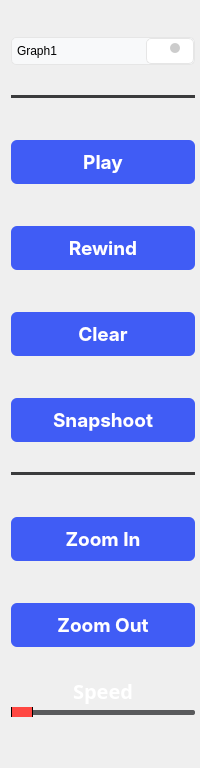
     <widget class="QWidget" name="leftwidget" native="true">
      <layout class="QVBoxLayout" name="verticalLayout_4">
       <property name="spacing">
        <number>30</number>
       </property>
       <property name="topMargin">
        <number>37</number>
       </property>
       <property name="rightMargin">
        <number>5</number>
       </property>
       <item>
        <layout class="QHBoxLayout" name="horizontalLayout">
         <property name="spacing">
          <number>3</number>
         </property>
         <item>
          <widget class="QComboBox" name="graphSelection">
           <property name="styleSheet">
            <string notr="true">
.QComboBox {
  /* Set the width of the combo box */
  width: 35px;

  /* Set the background color of the combo box */
  background-color: #f8f9fa;

  /* Set the border of the combo box */
  border: 1px solid #e6e6e6;

  /* Set the border radius of the combo box */
  border-radius: 5px;

  /* Set the padding of the combo box */
  padding: 5px;

  /* Set the cursor style of the combo box */
  cursor: pointer;
}

.QComboBox::down-arrow {
  /* Set the width and height of the down arrow */
  width: 10px;
  height: 10px;

  /* Set the background color of the down arrow */
  background-color: #ccc;

  /* Set the border radius of the down arrow */
  border-radius: 5px;

  /* Set the position of the down arrow */
  position: absolute;
  right: -10px;
  bottom: 5px;

  /* Set the cursor style of the down arrow */
  cursor: pointer;
}

.QComboBox::down-arrow:hover {
  /* Set the background color of the down arrow when hovering */
  background-color: #aaa;
}

.QComboBox::drop-down {
  /* Set the width of the drop-down */
  width: 40px;

  /* Set the background color of the drop-down */
  background-color: white;

  /* Set the border of the drop-down */
  border: 1px solid #e6e6e6;

  /* Set the border radius of the drop-down */
  border-radius: 5px;

  /* Set the padding of the drop-down */
  padding: 3px 3px;

  /* Set the cursor style of the drop-down */
  cursor: pointer;
}

.QComboBox::item {
  /* Set the height of the combo box items */
  height: 20px;

  /* Set the padding of the combo box items */
  padding: 5px;

  /* Set the cursor style of the combo box items */
  cursor: pointer;
}

.QComboBox::item:selected {
  /* Set the background color of the selected combo box item */
  background-color: #e6e6e6;
}

.QComboBox {
  box-shadow: 0 1px 3px rgba(0, 0, 0, 0.12), 0 1px 2px rgba(0, 0, 0, 0.24);
}

</string>
           </property>
           <item>
            <property name="text">
             <string>Graph1</string>
            </property>
           </item>
           <item>
            <property name="text">
             <string>Graph2</string>
            </property>
           </item>
           <item>
            <property name="text">
             <string>Linked</string>
            </property>
           </item>
          </widget>
         </item>
        </layout>
       </item>
       <item>
        <widget class="Line" name="line_5">
         <property name="styleSheet">
          <string notr="true">/* Line style */

  /* Set the width of the line */
  width: 20px;

  /* Set the height of the line */
  height: 5px;

  /* Set the background color of the line */
  background-color: #3a3b3c;

  /* Set the border of the line */
  border: 10px;

  /* Set the border radius of the line */
  border-radius:5px;



</string>
         </property>
         <property name="orientation">
          <enum>Qt::Horizontal</enum>
         </property>
        </widget>
       </item>
       <item>
        <widget class="QPushButton" name="playButton">
         <property name="font">
          <font>
           <family>-apple-system</family>
           <pointsize>14</pointsize>
           <bold>true</bold>
          </font>
         </property>
         <property name="styleSheet">
          <string notr="true">QPushButton{
  appearance: button;
  backface-visibility: hidden;
  background-color: #405cf5;
  border-radius: 6px;
  border-width: 0;
  box-shadow: rgba(50, 50, 93, .1) 0 0 0 1px inset,rgba(50, 50, 93, .1) 0 2px 5px 0,rgba(0, 0, 0, .07) 0 1px 1px 0;
  box-sizing: border-box;
  color: #fff;
  cursor: pointer;
  font-family: -apple-system,system-ui,&quot;Segoe UI&quot;,Roboto,&quot;Helvetica Neue&quot;,Ubuntu,sans-serif;
  font-size: 100%;
  height: 44px;
  line-height: 1.15;
  margin: 12px 0 0;
  outline: none;
  overflow: hidden;
  padding: 0 10px;
  position: relative;
  text-align: center;
  text-transform: none;
  transform: translateZ(0);
  transition: all .2s,box-shadow .08s ease-in;
  user-select: none;
  -webkit-user-select: none;
  touch-action: manipulation;
  width: 100%;
}
QPushButton:hover{
background-color: #283999;
}
QPushButton:pressed{
background-color: #1c2973;
}</string>
         </property>
         <property name="text">
          <string>Play</string>
         </property>
         <property name="icon">
          <iconset>
           <normaloff>Icons/play-svgrepo-com.svg</normaloff>Icons/play-svgrepo-com.svg</iconset>
         </property>
         <property name="iconSize">
          <size>
           <width>22</width>
           <height>22</height>
          </size>
         </property>
        </widget>
       </item>
       <item>
        <widget class="QPushButton" name="rewindButton">
         <property name="font">
          <font>
           <family>-apple-system</family>
           <pointsize>14</pointsize>
           <bold>true</bold>
          </font>
         </property>
         <property name="styleSheet">
          <string notr="true">QPushButton{
  appearance: button;
  backface-visibility: hidden;
  background-color: #405cf5;
  border-radius: 6px;
  border-width: 0;
  box-shadow: rgba(50, 50, 93, .1) 0 0 0 1px inset,rgba(50, 50, 93, .1) 0 2px 5px 0,rgba(0, 0, 0, .07) 0 1px 1px 0;
  box-sizing: border-box;
  color: #fff;
  cursor: pointer;
  font-family: -apple-system,system-ui,&quot;Segoe UI&quot;,Roboto,&quot;Helvetica Neue&quot;,Ubuntu,sans-serif;
  font-size: 100%;
  height: 44px;
  line-height: 1.15;
  margin: 12px 0 0;
  outline: none;
  overflow: hidden;
  padding: 0 25px;
  position: relative;
  text-align: center;
  text-transform: none;
  transform: translateZ(0);
  transition: all .2s,box-shadow .08s ease-in;
  user-select: none;
  -webkit-user-select: none;
  touch-action: manipulation;
  width: 100%;
}
QPushButton:hover{
background-color: #283999;
}
QPushButton:pressed{
background-color: #1c2973;
}</string>
         </property>
         <property name="text">
          <string>Rewind</string>
         </property>
         <property name="icon">
          <iconset>
           <normaloff>Icons/rewind-forward-svgrepo-com.svg</normaloff>Icons/rewind-forward-svgrepo-com.svg</iconset>
         </property>
         <property name="iconSize">
          <size>
           <width>25</width>
           <height>25</height>
          </size>
         </property>
        </widget>
       </item>
       <item>
        <widget class="QPushButton" name="clearButton">
         <property name="font">
          <font>
           <family>-apple-system</family>
           <pointsize>14</pointsize>
           <bold>true</bold>
          </font>
         </property>
         <property name="styleSheet">
          <string notr="true">QPushButton{
  appearance: button;
  backface-visibility: hidden;
  background-color: #405cf5;
  border-radius: 6px;
  border-width: 0;
  box-shadow: rgba(50, 50, 93, .1) 0 0 0 1px inset,rgba(50, 50, 93, .1) 0 2px 5px 0,rgba(0, 0, 0, .07) 0 1px 1px 0;
  box-sizing: border-box;
  color: #fff;
  cursor: pointer;
  font-family: -apple-system,system-ui,&quot;Segoe UI&quot;,Roboto,&quot;Helvetica Neue&quot;,Ubuntu,sans-serif;
  font-size: 100%;
  height: 44px;
  line-height: 1.15;
  margin: 12px 0 0;
  outline: none;
  overflow: hidden;
  padding: 0 25px;
  position: relative;
  text-align: center;
  text-transform: none;
  transform: translateZ(0);
  transition: all .2s,box-shadow .08s ease-in;
  user-select: none;
  -webkit-user-select: none;
  touch-action: manipulation;
  width: 100%;
}
QPushButton:hover{
background-color: #283999;
}
QPushButton:pressed{
background-color: #1c2973;
}</string>
         </property>
         <property name="text">
          <string>Clear</string>
         </property>
         <property name="icon">
          <iconset>
           <normaloff>Icons/clear-svgrepo-com.svg</normaloff>Icons/clear-svgrepo-com.svg</iconset>
         </property>
         <property name="iconSize">
          <size>
           <width>25</width>
           <height>25</height>
          </size>
         </property>
        </widget>
       </item>
       <item>
        <widget class="QPushButton" name="snapShoot_Button">
         <property name="font">
          <font>
           <family>-apple-system</family>
           <pointsize>14</pointsize>
           <bold>true</bold>
          </font>
         </property>
         <property name="styleSheet">
          <string notr="true">QPushButton{
  appearance: button;
  backface-visibility: hidden;
  background-color: #405cf5;
  border-radius: 6px;
  border-width: 0;
  box-shadow: rgba(50, 50, 93, .1) 0 0 0 1px inset,rgba(50, 50, 93, .1) 0 2px 5px 0,rgba(0, 0, 0, .07) 0 1px 1px 0;
  box-sizing: border-box;
  color: #fff;
  cursor: pointer;
  font-family: -apple-system,system-ui,&quot;Segoe UI&quot;,Roboto,&quot;Helvetica Neue&quot;,Ubuntu,sans-serif;
  font-size: 100%;
  height: 44px;
  line-height: 1.15;
  margin: 12px 0 0;
  outline: none;
  overflow: hidden;
  padding: 0 25px;
  position: relative;
  text-align: center;
  text-transform: none;
  transform: translateZ(0);
  transition: all .2s,box-shadow .08s ease-in;
  user-select: none;
  -webkit-user-select: none;
  touch-action: manipulation;
  width: 100%;
}
QPushButton:hover{
background-color: #283999;
}
QPushButton:pressed{
background-color: #1c2973;
}</string>
         </property>
         <property name="text">
          <string>Snapshoot</string>
         </property>
         <property name="iconSize">
          <size>
           <width>25</width>
           <height>25</height>
          </size>
         </property>
        </widget>
       </item>
       <item>
        <widget class="Line" name="line_6">
         <property name="styleSheet">
          <string notr="true">/* Line style */

  /* Set the width of the line */
  width: 20px;

  /* Set the height of the line */
  height: 5px;

  /* Set the background color of the line */
  background-color: #3a3b3c;

  /* Set the border of the line */
  border: 10px;

  /* Set the border radius of the line */
  border-radius:5px;



</string>
         </property>
         <property name="orientation">
          <enum>Qt::Horizontal</enum>
         </property>
        </widget>
       </item>
       <item>
        <layout class="QVBoxLayout" name="verticalLayout_2">
         <property name="spacing">
          <number>2</number>
         </property>
         <item>
          <widget class="QPushButton" name="zoomIn">
           <property name="font">
            <font>
             <family>-apple-system</family>
             <pointsize>14</pointsize>
             <bold>true</bold>
            </font>
           </property>
           <property name="styleSheet">
            <string notr="true">QPushButton{
  appearance: button;
  backface-visibility: hidden;
  background-color: #405cf5;
  border-radius: 6px;
  border-width: 0;
  box-shadow: rgba(50, 50, 93, .1) 0 0 0 1px inset,rgba(50, 50, 93, .1) 0 2px 5px 0,rgba(0, 0, 0, .07) 0 1px 1px 0;
  box-sizing: border-box;
  color: #fff;
  cursor: pointer;
  font-family: -apple-system,system-ui,&quot;Segoe UI&quot;,Roboto,&quot;Helvetica Neue&quot;,Ubuntu,sans-serif;
  font-size: 100%;
  height: 44px;
  line-height: 1.15;
  margin: 12px 0 0;
  outline: none;
  overflow: hidden;
  padding: 0 25px;
  position: relative;
  text-align: center;
  text-transform: none;
  transform: translateZ(0);
  transition: all .2s,box-shadow .08s ease-in;
  user-select: none;
  -webkit-user-select: none;
  touch-action: manipulation;
  width: 100%;
}
QPushButton:hover{
background-color: #283999;
}
QPushButton:pressed{
background-color: #1c2973;
}</string>
           </property>
           <property name="text">
            <string>Zoom In</string>
           </property>
           <property name="iconSize">
            <size>
             <width>25</width>
             <height>25</height>
            </size>
           </property>
          </widget>
         </item>
        </layout>
       </item>
       <item>
        <layout class="QVBoxLayout" name="verticalLayout_17">
         <property name="spacing">
          <number>2</number>
         </property>
         <item>
          <widget class="QPushButton" name="zoomOut">
           <property name="font">
            <font>
             <family>-apple-system</family>
             <pointsize>14</pointsize>
             <bold>true</bold>
            </font>
           </property>
           <property name="styleSheet">
            <string notr="true">QPushButton{
  appearance: button;
  backface-visibility: hidden;
  background-color: #405cf5;
  border-radius: 6px;
  border-width: 0;
  box-shadow: rgba(50, 50, 93, .1) 0 0 0 1px inset,rgba(50, 50, 93, .1) 0 2px 5px 0,rgba(0, 0, 0, .07) 0 1px 1px 0;
  box-sizing: border-box;
  color: #fff;
  cursor: pointer;
  font-family: -apple-system,system-ui,&quot;Segoe UI&quot;,Roboto,&quot;Helvetica Neue&quot;,Ubuntu,sans-serif;
  font-size: 100%;
  height: 44px;
  line-height: 1.15;
  margin: 12px 0 0;
  outline: none;
  overflow: hidden;
  padding: 0 15px;
  position: relative;
  text-align: center;
  text-transform: none;
  transform: translateZ(0);
  transition: all .2s,box-shadow .08s ease-in;
  user-select: none;
  -webkit-user-select: none;
  touch-action: manipulation;
  width: 100%;
}
QPushButton:hover{
background-color: #283999;
}
QPushButton:pressed{
background-color: #1c2973;
}</string>
           </property>
           <property name="text">
            <string>Zoom Out</string>
           </property>
           <property name="iconSize">
            <size>
             <width>25</width>
             <height>25</height>
            </size>
           </property>
          </widget>
         </item>
        </layout>
       </item>
       <item>
        <layout class="QVBoxLayout" name="verticalLayout_3">
         <property name="spacing">
          <number>2</number>
         </property>
         <item>
          <widget class="QLabel" name="speedLabel">
           <property name="font">
            <font>
             <family>Gabarito</family>
             <pointsize>-1</pointsize>
             <bold>true</bold>
            </font>
           </property>
           <property name="styleSheet">
            <string notr="true">font-family: 'Gabarito', cursive;
font-size: 20px;
color: #fff;</string>
           </property>
           <property name="text">
            <string>Speed</string>
           </property>
           <property name="alignment">
            <set>Qt::AlignCenter</set>
           </property>
          </widget>
         </item>
         <item>
          <widget class="QSlider" name="speedSlider">
           <property name="styleSheet">
            <string notr="true">/* Style for the QSlider */

/* Background of the slider track */
QSlider {
    background-color: transparent;
    height: 10px; /* Set the height of the track */

}

/* Style for the groove (track) */
QSlider::groove {
    background: #595a5c; /* Color of the track */
    border: 0px solid #999; /* Border of the track */
    height: 5px; /* Set the height of the track */
    border-radius: 2px; /* Round the corners of the track */
}

/* Style for the slider handle (thumb) */
QSlider::handle {
    background: #FF4742; /* Color of the handle */
    border: 1px solid ; /* Border of the handle */
    width: 20px; /* Width of the handle */
    height: 30px; /* Height of the handle */
    margin: -5px 0; /* Negative margin to center the handle vertically */
    border-radius: 2px; /* Round the corners of the handle */
}

/* Style for the slider handle when pressed */
QSlider::handle:pressed {
    background: #FF4742; /* Color of the handle when pressed */
    border: 1px solid #3498db; /* Border of the handle when pressed */
}
</string>
           </property>
           <property name="orientation">
            <enum>Qt::Horizontal</enum>
           </property>
          </widget>
         </item>
         <item>
          <spacer name="verticalSpacer">
           <property name="orientation">
            <enum>Qt::Vertical</enum>
           </property>
           <property name="sizeHint" stdset="0">
            <size>
             <width>20</width>
             <height>40</height>
            </size>
           </property>
          </spacer>
         </item>
        </layout>
       </item>
      </layout>
     </widget>
